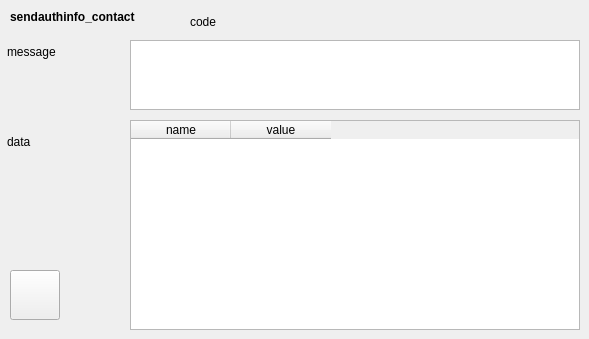
       <widget class="QWidget" name="TabPage" >
        <attribute name="title" >
         <string>response</string>
        </attribute>
        <widget class="QLabel" name="textLabel54_2" >
         <property name="geometry" >
          <rect>
           <x>7</x>
           <y>42</y>
           <width>110</width>
           <height>20</height>
          </rect>
         </property>
         <property name="text" >
          <string>message</string>
         </property>
         <property name="wordWrap" >
          <bool>false</bool>
         </property>
        </widget>
        <widget class="QLabel" name="textLabel55_2" >
         <property name="geometry" >
          <rect>
           <x>7</x>
           <y>132</y>
           <width>110</width>
           <height>20</height>
          </rect>
         </property>
         <property name="text" >
          <string>data</string>
         </property>
         <property name="wordWrap" >
          <bool>false</bool>
         </property>
        </widget>
        <widget class="QTextEdit" name="sendauthinfo_contact_msg" >
         <property name="geometry" >
          <rect>
           <x>130</x>
           <y>40</y>
           <width>450</width>
           <height>70</height>
          </rect>
         </property>
        </widget>
        <widget class="QTableWidget" name="sendauthinfo_contact_table" >
         <property name="geometry" >
          <rect>
           <x>130</x>
           <y>120</y>
           <width>450</width>
           <height>210</height>
          </rect>
         </property>
         <column>
          <property name="text" >
           <string>name</string>
          </property>
         </column>
         <column>
          <property name="text" >
           <string>value</string>
          </property>
         </column>
        </widget>
        <widget class="QLabel" name="textLabel56_2" >
         <property name="geometry" >
          <rect>
           <x>10</x>
           <y>10</y>
           <width>162</width>
           <height>20</height>
          </rect>
         </property>
         <property name="text" >
          <string>&lt;b>sendauthinfo_contact&lt;/b></string>
         </property>
         <property name="alignment" >
          <set>Qt::AlignLeading|Qt::AlignLeft|Qt::AlignTop</set>
         </property>
         <property name="wordWrap" >
          <bool>true</bool>
         </property>
        </widget>
        <widget class="QLabel" name="sendauthinfo_contact_code" >
         <property name="geometry" >
          <rect>
           <x>190</x>
           <y>12</y>
           <width>390</width>
           <height>20</height>
          </rect>
         </property>
         <property name="text" >
          <string>code</string>
         </property>
         <property name="wordWrap" >
          <bool>false</bool>
         </property>
        </widget>
        <widget class="QPushButton" name="btn_source_sendauthinfo_contact" >
         <property name="geometry" >
          <rect>
           <x>10</x>
           <y>270</y>
           <width>50</width>
           <height>50</height>
          </rect>
         </property>
         <property name="toolTip" >
          <string/>
         </property>
         <property name="text" >
          <string/>
         </property>
         <property name="icon" >
          <iconset>icon_source.png</iconset>
         </property>
        </widget>
       </widget>
